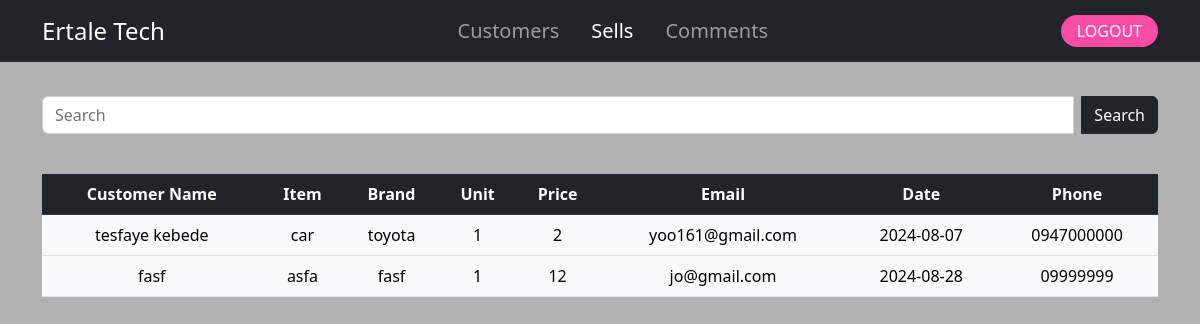
Screenshot of /admin/sells.php (signed in) with the database file from the repository.
### tables this page shows
CREATE TABLE `sell` (
  `id` int(11) NOT NULL,
  `user_id` int(11) DEFAULT NULL,
  `coname` varchar(255) NOT NULL,
  `cname` varchar(255) NOT NULL,
  `item` varchar(255) NOT NULL,
  `brand` varchar(255) NOT NULL,
  `unit` int(255) NOT NULL,
  `price` varchar(255) NOT NULL,
  `email` varchar(255) NOT NULL,
  `dates` date NOT NULL,
  `phone` varchar(13) NOT NULL
);

### admin/sells.php (the view, shortened to what this page needs)
<?php
include "db_conn.php";
$user_id = $_SESSION['user_id'];
?>
<!DOCTYPE html>
<html lang="en">
<head>
  <link rel="stylesheet" type="text/css" href="https://cdnjs.cloudflare.com/ajax/libs/font-awesome/5.15.1/css/all.min.css">
  <link href="https://cdn.jsdelivr.net/npm/bootstrap@5.2.3/dist/css/bootstrap.min.css" rel="stylesheet">
  <link rel="stylesheet" href="https://cdnjs.cloudflare.com/ajax/libs/font-awesome/6.4.0/css/all.min.css" />
</head>
<body>
<nav class="navbar navbar-expand-lg navbar-dark bg-dark fixed-top">
  <div class="container">
    <a class="navbar-brand fs-4" href="#">Ertale Tech</a>
    <div class="sidebar offcanvas offcanvas-start text-bg-dark" tabindex="-1" id="offcanvasDarkNavbar" aria-labelledby="offcanvasDarkNavbarLabel">
      <div class="offcanvas-body d-flex flex-column flex-lg-row p-4 p-lg-0">
        <ul class="navbar-nav justify-content-center align-items-center fs-5 flex-grow-1 pe-3">
          <li class="nav-item mx-2">
            <a class="nav-link" href="customers.php">Customers</a>
          </li>
          <li class="nav-item mx-2">
            <a class="nav-link active" aria-current="page" href="status.php">Sells</a>
          </li>
          <li class="nav-item mx-2">
            <a class="nav-link" aria-current="page" href="comments.php">Comments</a>
          </li>
        </ul>
        <div class="d-flex justify-content-center flex-lg-row align-items-center gap-3">
          <a href="status.php?logout=<?php echo htmlspecialchars($user_id); ?>" class="text-white text-decoration-none px-3 py-1 rounded-4" style="background-color: #f94ca4">LOGOUT</a>
        </div>
      </div>
    </div>
  </div>
</nav>
<br><br><br><br>
<div class="container">
  <form class="d-flex" action="" method="GET">
    <div class="input-group mb-3">
      <input class="form-control me-2" name="search" type="text" value="<?php if(isset($_GET['search'])){ echo htmlspecialchars($_GET['search']); } ?>" placeholder="Search" aria-label="Search">
      <button class="btn btn-dark" type="submit">Search</button>
    </div>
  </form>
  <br>
  <table class="table table-hover text-center">
    <thead class="table-dark">
      <tr>
        <th scope="col">Customer Name</th>
        <th scope="col">Item</th>
        <th scope="col">Brand</th>
        <th scope="col">Unit</th>
        <th scope="col">Price</th>
        <th scope="col">Email</th>
        <th scope="col">Date</th>
        <th scope="col">Phone</th>
      </tr>
    </thead>
    <tbody>
      <?php
      $sql = "SELECT * FROM `sell` WHERE user_id = ?";
      $stmt = mysqli_prepare($conn, $sql);
      mysqli_stmt_bind_param($stmt, 'i', $user_id);
      mysqli_stmt_execute($stmt);
      $result = mysqli_stmt_get_result($stmt);
      if (mysqli_num_rows($result) > 0) {
        while ($row = mysqli_fetch_assoc($result)) {
      ?>
        <tr class="table-light">
          <td><?php echo htmlspecialchars($row["cname"]); ?></td>
          <td><?php echo htmlspecialchars($row["item"]); ?></td>
          <td><?php echo htmlspecialchars($row["brand"]); ?></td>
          <td><?php echo htmlspecialchars($row["unit"]); ?></td>
          <td><?php echo htmlspecialchars($row["price"]); ?></td>
          <td><?php echo htmlspecialchars($row["email"]); ?></td>
          <td><?php echo htmlspecialchars($row["dates"]); ?></td>
          <td><?php echo htmlspecialchars($row["phone"]); ?></td>
        </tr>
      <?php
        }
      } else {
        echo '<tr class="table-light"><td colspan="8">No records found</td></tr>';
      }
      ?>
    </tbody>
  </table>
</div>
</body>
</html>

### admin/sells.php (style rules this page uses)
body { background: url('image/cloud.jpg') no-repeat center center fixed; background-size: cover; background-color: rgba(0, 0, 0, 0.3); }

### rows the page displays
sell: cname "tesfaye kebede", item "car", brand "toyota", unit "1", price "2", email "yoo161@gmail.com", dates "2024-08-07", phone "0947000000"
sell: cname "fasf", item "asfa", brand "fasf", unit "1", price "12", email "jo@gmail.com", dates "2024-08-28", phone "09999999"
